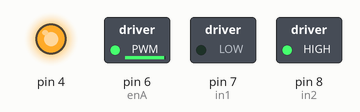
Recording of a program running on a simulated Arduino Leonardo, built with avr-gcc and run on an emulated ATmega32U4. Shown: switched loads named in the program (green lamp = pin HIGH), output pins drawn as LEDs (lit = HIGH). What the program prints to the serial monitor is not drawn.

Above: at 0.1 s.
Timing chart, 0 to 1.6 s (numbered marks = the images above):
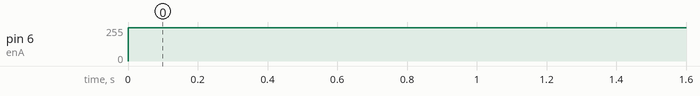

The program:

main.cpp
```cpp
//
// Created by Admin on 06.01.2024.
//

#include <Arduino.h>


#define enA 6
#define in1 7
#define in2 8


const int LM393 = 2;
int counter = 0;


void setup() {
    Serial.begin(115200);

    //engine part

    pinMode(enA, OUTPUT);
    pinMode(in1, OUTPUT);
    pinMode(in2, OUTPUT);
    pinMode(4, OUTPUT);

    digitalWrite(in1, LOW);
    digitalWrite(in2, HIGH);
    digitalWrite(4, HIGH);

    int pwmOutput = 100;
    analogWrite(enA, pwmOutput); // Send PWM signal to L298N Enable pin

}


void loop() {
    analogWrite(enA, 250);
    Serial.println("TEst");

    delay(500);
}
```

Command.cpp
```cpp

```

Measured:
- by itself, pin 6 (enA): 0/255 → 250/255 at 0.00 s
